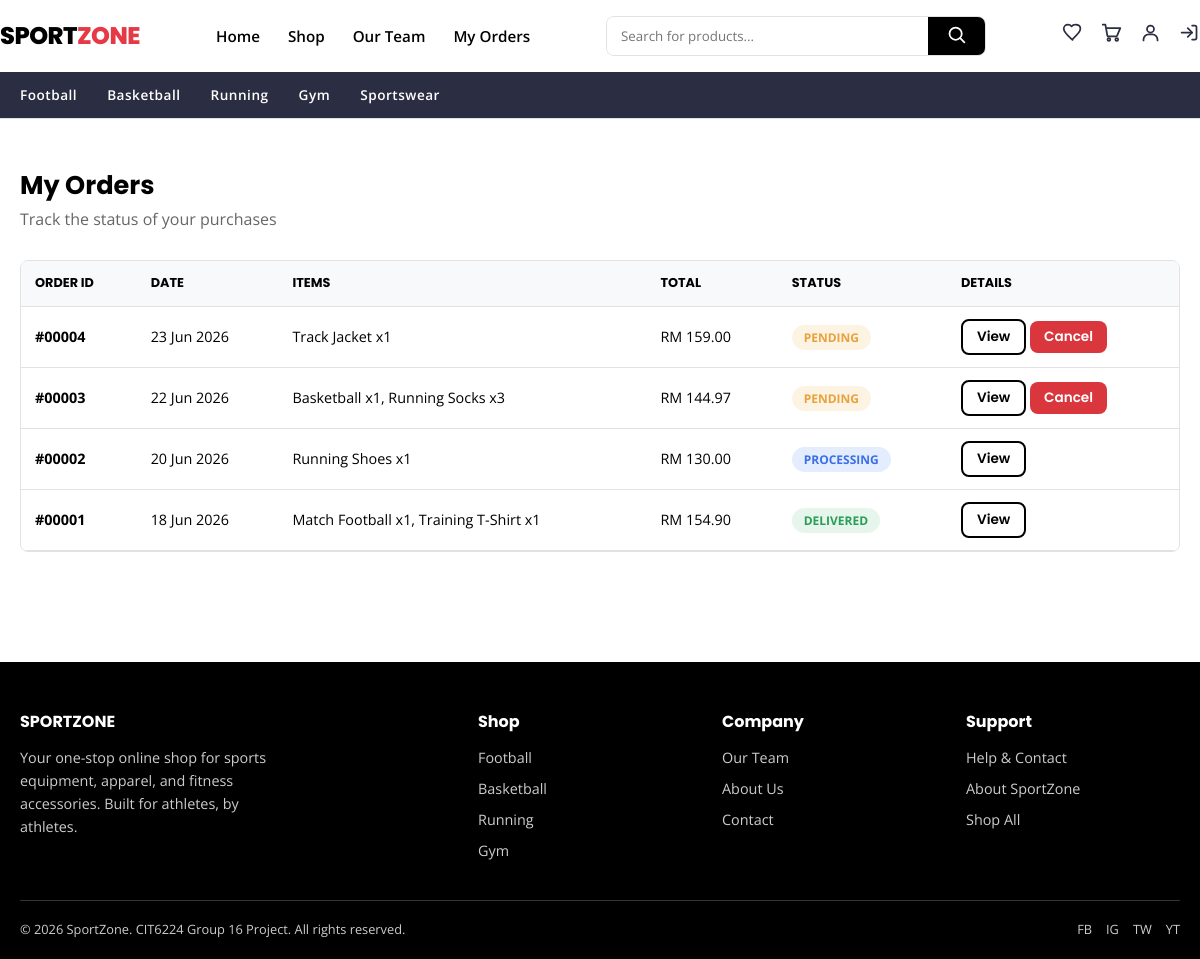
Page /orders.php (signed in) on the committed database.
### tables this page shows
CREATE TABLE orders (
    order_id        INT AUTO_INCREMENT PRIMARY KEY,
    user_id         INT NOT NULL,
    full_name       VARCHAR(100) NOT NULL,
    phone           VARCHAR(20) NOT NULL,
    address         VARCHAR(255) NOT NULL,
    city            VARCHAR(50) NOT NULL,
    postal_code     VARCHAR(20) NOT NULL,
    payment_method  ENUM('cod','card') NOT NULL DEFAULT 'cod',
    subtotal        DECIMAL(10,2) NOT NULL,
    shipping_fee    DECIMAL(10,2) NOT NULL DEFAULT 0,
    discount_code   VARCHAR(30) DEFAULT NULL,
    discount_amount DECIMAL(10,2) NOT NULL DEFAULT 0,
    total           DECIMAL(10,2) NOT NULL,
    status          ENUM('Pending','Processing','Delivered','Cancelled') NOT NULL DEFAULT 'Pending',
    created_at      TIMESTAMP DEFAULT CURRENT_TIMESTAMP,
    FOREIGN KEY (user_id) REFERENCES users(user_id) ON DELETE CASCADE
);

### orders.php (the view, shortened to what this page needs)
<?php
require_once 'includes/db_connect.php';
require_once 'includes/functions.php';
$user_id = $_SESSION['user_id'];
$stmt = $conn->prepare("SELECT * FROM orders WHERE user_id = ? ORDER BY created_at DESC");
$stmt->bind_param("i", $user_id);
$stmt->execute();
$orders = $stmt->get_result();
include 'includes/head.php';
include 'includes/header.php';
?>
<section class="section">
    <div class="container">
        <h2 class="section-title">My Orders</h2>
        <p class="section-subtitle">Track the status of your purchases</p>
        <?php if ($orders->num_rows === 0): ?>
            <div class="empty-state">
                <div style="font-size:3rem;">📦</div>
                <h3>No orders yet</h3>
                <p style="color:#666; margin-bottom:18px;">When you place an order, it will appear here.</p>
                <a href="products.php" class="btn btn-primary">Start Shopping</a>
            </div>
        <?php else: ?>
            <div class="table-wrap">
                <table class="data-table">
                    <thead>
                        <tr>
                            <th>Order ID</th>
                            <th>Date</th>
                            <th>Items</th>
                            <th>Total</th>
                            <th>Status</th>
                            <th>Details</th>
                        </tr>
                    </thead>
                    <tbody>
                    <?php while ($o = $orders->fetch_assoc()):
                        $istmt = $conn->prepare("SELECT product_name, quantity, price, size FROM order_items WHERE order_id = ?");
                        $istmt->bind_param("i", $o['order_id']);
                        $istmt->execute();
                        $items = $istmt->get_result();
                        $itemList = [];
                        $itemRows = [];
                        while ($it = $items->fetch_assoc()) {
                            $itemList[] = $it['product_name'] . ' x' . $it['quantity'];
                            $itemRows[] = $it;
                        }
                        $summary = implode(', ', $itemList);
                    ?>
                        <tr>
                            <td><strong>#<?= str_pad($o['order_id'], 5, '0', STR_PAD_LEFT) ?></strong></td>
                            <td><?= date('d M Y', strtotime($o['created_at'])) ?></td>
                            <td><?= sanitize($summary) ?></td>
                            <td><?= money($o['total']) ?></td>
                            <td><span class="status-badge status-<?= strtolower($o['status']) ?>"><?= sanitize($o['status']) ?></span></td>
                            <td>
                                <button class="btn btn-outline btn-sm view-order-btn"
                                    data-order='<?= htmlspecialchars(json_encode([
                                        'id' => str_pad($o['order_id'], 5, '0', STR_PAD_LEFT),
                                        'date' => date('d M Y, H:i', strtotime($o['created_at'])),
                                        'status' => $o['status'],
                                        'name' => $o['full_name'],
                                        'phone' => $o['phone'],
                                        'address' => $o['address'] . ', ' . $o['city'] . ' ' . $o['postal_code'],
                                        'payment' => $o['payment_method'] === 'cod' ? 'Cash on Delivery' : 'Credit/Debit Card',
                                        'subtotal' => number_format($o['subtotal'], 2),
                                        'shipping' => number_format($o['shipping_fee'], 2),
                                        'discount' => number_format($o['discount_amount'], 2),
                                        'discount_code' => $o['discount_code'],
                                        'total' => number_format($o['total'], 2),
                                        'items' => $itemRows
                                    ]), ENT_QUOTES, 'UTF-8') ?>'>View</button>
                                <?php if ($o['status'] === 'Pending'): ?>
                                    <form method="POST" action="cancel_order.php" style="display:inline;" onsubmit="return confirm('Cancel this order?')">
                                        <button type="submit" class="btn btn-sm" style="background:var(--color-danger); color:#fff;">Cancel</button>
                                    </form>
                                <?php endif; ?>
                            </td>
                        </tr>
                    <?php endwhile; ?>
                    </tbody>
                </table>
            </div>
        <?php endif; ?>
    </div>
</section>
<?php include 'includes/footer.php'; ?>

### assets/css/style.css (style rules this page uses)
:root { --color-primary: #000000; --color-white: #ffffff; --color-accent: #E63946; --color-accent-dark: #c92a37; --color-secondary: #2B2D42; --color-bg-light: #F8F9FA; --color-border: #e2e2e2; --color-success: #2a9d57; --color-warning: #e9a23b; --color-danger: #d9363e; --font-heading: 'Poppins', sans-serif; --font-body: 'Open Sans', sans-serif; --radius: 8px; --shadow: 0 2px 10px rgba(0,0,0,0.08); --shadow-hover: 0 8px 20px rgba(0,0,0,0.15); --transition: all 0.2s ease-in-out; }
* { margin: 0; padding: 0; box-sizing: border-box; }
html { scroll-behavior: smooth; }
body { font-family: var(--font-body); color: var(--color-primary); background: var(--color-white); line-height: 1.6; }
h1, h2, h3, h4, h5 { font-family: var(--font-heading); font-weight: 700; line-height: 1.25; }
button { font-family: var(--font-body); cursor: pointer; border: none; }
.container { max-width: 1200px; margin: 0 auto; padding: 0 20px; }
.btn { display: inline-block; padding: 12px 28px; border-radius: var(--radius); font-family: var(--font-heading); font-weight: 600; font-size: 0.95rem; transition: var(--transition); text-align: center; }
.btn-outline { background: transparent; border: 2px solid var(--color-primary); color: var(--color-primary); }
.btn-sm { padding: 6px 14px; font-size: 0.85rem; }
.section { padding: 50px 0; }
.section-title { font-size: 1.6rem; margin-bottom: 6px; }
.section-subtitle { color: #666; margin-bottom: 28px; }
.data-table { width: 100%; border-collapse: collapse; background: var(--color-white); }
.data-table th, .data-table td { padding: 12px 14px; text-align: left; border-bottom: 1px solid var(--color-border); font-size: 0.9rem; }
.data-table th { background: var(--color-bg-light); font-family: var(--font-heading); font-size: 0.8rem; text-transform: uppercase; }
.status-badge { padding: 4px 12px; border-radius: 20px; font-size: 0.75rem; font-weight: 700; text-transform: uppercase; }
.status-pending { background: #fdf3e3; color: var(--color-warning); }
.status-processing { background: #e3edfd; color: #3b6fe9; }
.status-delivered { background: #e6f6ec; color: var(--color-success); }
.table-wrap { overflow-x: auto; border-radius: var(--radius); border: 1px solid var(--color-border); }

### rows in the picture
orders: order_id "00004", created_at "23 Jun 2026", summary "Track Jacket x1", total "RM 159.00", status "PENDING"
orders: order_id "00003", created_at "22 Jun 2026", summary "Basketball x1, Running Socks x3", total "RM 144.97", status "PENDING"
orders: order_id "00002", created_at "20 Jun 2026", summary "Running Shoes x1", total "RM 130.00", status "PROCESSING"
orders: order_id "00001", created_at "18 Jun 2026", summary "Match Football x1, Training T-Shirt x1", total "RM 154.90", status "DELIVERED"
